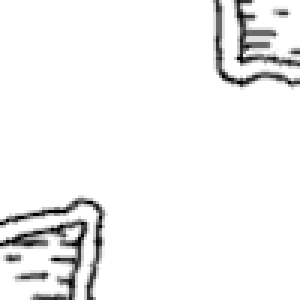
#> input picture deps/assets/tuiles/DHGB.png, 100 x 100 px, given in place of PBDP.png, which was not available (shown 3 times larger)
$ python plage_deco.py
#> lines starting #> are read from the running program, lines starting #| are printed output that depends on the picture; pictures that were not available may be replaced by others from this repository, and a replacement may not be noted
from PIL import Image, ImageDraw


def is_non_white(pixels:list, x:int, y:int) -> bool:
    '''
    Teste si le pixel (x, y) est non blanc.
    '''
    return pixels[x, y] < 240

def parcours_image(pixels:list, x:int, y:int, width:int, height:int, visited:list) -> tuple:
    '''
    Parcours en profondeur pour marquer les pixels non blancs.
    Returns:
        tuple: (min_x, min_y, max_x, max_y)
        les coins du rectangle blanc trouvé en partant de (x, y)
    '''

    s = [(x, y)]
    step = 0

    # On enregistre les coins pour construire les rectangles
    min_x, min_y, max_x, max_y = x, y, x, y

    while s and step < 1000:
        cx, cy = s.pop()

        if visited[cx][cy]:
            continue

        if not is_non_white(pixels, cx, cy):
            continue

        visited[cx][cy] = True

        # On met a jour les coins
        min_x, min_y = min(min_x, cx), min(min_y, cy)
        max_x, max_y = max(max_x, cx), max(max_y, cy)

        for nx, ny in [(cx+1, cy), (cx-1, cy), (cx, cy+1), (cx, cy-1)]:

            if not (0 <= nx < width and 0 <= ny < height):
                continue

            if not visited[nx][ny] and is_non_white(pixels, nx, ny):
                s.append((nx, ny))

        step += 1


    return (min_x, min_y, max_x, max_y)


def analyse_tuile(tuile, debug=False):
#> called with tuile = 'PBDP', debug = True
    image_path = f"deps/assets/tuiles/{tuile}.png"
    image = Image.open(image_path).convert("L")

    image_copy = image.copy()

    # Trouver les zones non blanches
    pixels = image.load()
    width, height = image.size
#> width = 100; height = 100
    visited = [[False] * height for _ in range(width)]


    bbox = []
    # biomes = [c for c in tuile if c in ['P','S']]
    # idx = 0
    if debug:
        overlay = Image.new("RGBA", image_copy.size, (255, 255, 255, 0))
        draw = ImageDraw.Draw(overlay)
    for x in range(width):
        for y in range(height):
            if not visited[x][y] and is_non_white(pixels, x, y):
                min_x, min_y, max_x, max_y = parcours_image(pixels, x, y, width, height, visited)
                if debug:
                    draw.rectangle([min_x, min_y, max_x, max_y], fill=(255, 0,0, 32), outline='#3c3c3c', width=1)
                bbox.append([min_x / 100, min_y / 100, max_x / 100, max_y / 100])
#> after the loop, bbox = [[0, 0.65, 0.35, 0.99], [0, 0.72, 0.29, 0.99], [0.01, 0.84, 0.07, 0.87], [0.04, 0.9, 0.16, 0.93], [0.71, 0, 0.99, 0.29], [0.77, 0, 0.99, 0.22], [0.91, 0.03, 0.96, 0.05]]


    if not debug:
        image.close()
        image_copy.close()
        return bbox
    else:
        image_copy = image_copy.convert("RGBA")
        return bbox, Image.alpha_composite(image_copy, overlay)


if __name__ == '__main__':
    bbox, img = analyse_tuile('PBDP', debug=True)
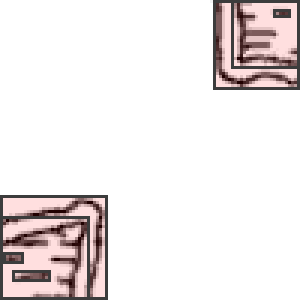
#> img: PIL image 100x100 RGBA (shown 3 times larger); mean R, G, B, A 237.3, 231.8, 231.8, 255
    print(bbox)
#| [[0.0, 0.65, 0.35, 0.99], [0.0, 0.72, 0.29, 0.99], [0.01, 0.84, 0.07, 0.87], [0.04, 0.9, 0.16, 0.93], [0.71, 0.0, 0.99, 0.29], [0.77, 0.0, 0.99, 0.22], [0.91, 0.03, 0.96, 0.05]]
    img.show()

$ run again, on deps/assets/tuiles/DSDP.png
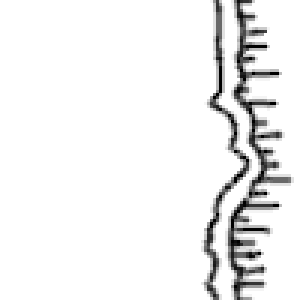
#> input picture deps/assets/tuiles/DSDP.png, 100 x 100 px, given in place of PBDP.png, which was not available (shown 3 times larger)
#> after the loop in analyse_tuile, `for x in range(width):`: bbox = [[0.67, 0, 0.83, 0.99], [0.75, 0, 0.97, 0.99]]
#> `bbox, img = analyse_tuile('PBDP', debug=True)`:
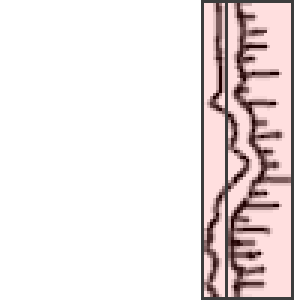
#> img: PIL image 100x100 RGBA (shown 3 times larger); mean R, G, B, A 235.3, 226.5, 226.5, 255
#| [[0.67, 0.0, 0.83, 0.99], [0.75, 0.0, 0.97, 0.99]]

$ run again, on deps/assets/tuiles/DSSB.png
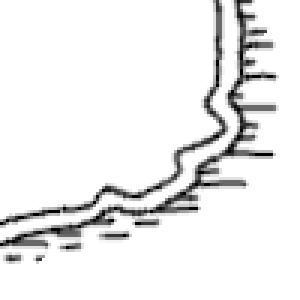
#> input picture deps/assets/tuiles/DSSB.png, 100 x 100 px, given in place of PBDP.png, which was not available (shown 3 times larger)
#> after the loop in analyse_tuile, `for x in range(width):`: bbox = [[0, 0, 0.76, 0.75], [0, 0, 0.92, 0.83], [0.01, 0.84, 0.07, 0.87], [0.11, 0.85, 0.14, 0.87], [0.32, 0.77, 0.43, 0.79]]
#> `bbox, img = analyse_tuile('PBDP', debug=True)`:
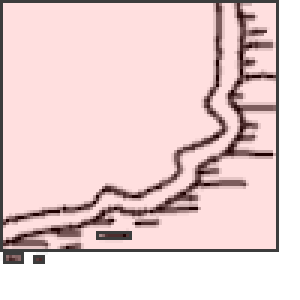
#> img: PIL image 100x100 RGBA (shown 3 times larger); mean R, G, B, A 232, 208.1, 208.1, 255
#| [[0.0, 0.0, 0.76, 0.75], [0.0, 0.0, 0.92, 0.83], [0.01, 0.84, 0.07, 0.87], [0.11, 0.85, 0.14, 0.87], [0.32, 0.77, 0.43, 0.79]]

$ run again, on deps/assets/tuiles/FBSB.png
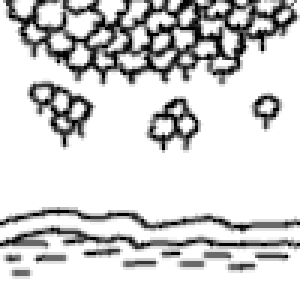
#> input picture deps/assets/tuiles/FBSB.png, 100 x 100 px, given in place of PBDP.png, which was not available (shown 3 times larger)
#> after the loop in analyse_tuile, `for x in range(width):`: bbox = 26 items, first 6: [0, 0.69, 0.99, 0.77], [0, 0.75, 0.99, 0.9], [0.01, 0, 0.78, 0.28], [0.01, 0.84, 0.07, 0.87], [0.03, 0.06, 0.03, 0.06], [0.03, 0.89, 0.1, 0.92]
#> `bbox, img = analyse_tuile('PBDP', debug=True)`:
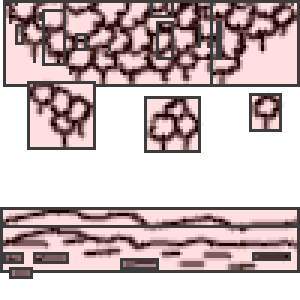
#> img: PIL image 100x100 RGBA (shown 3 times larger); mean R, G, B, A 200, 184.1, 184.1, 255
#> (printed output is left out)
